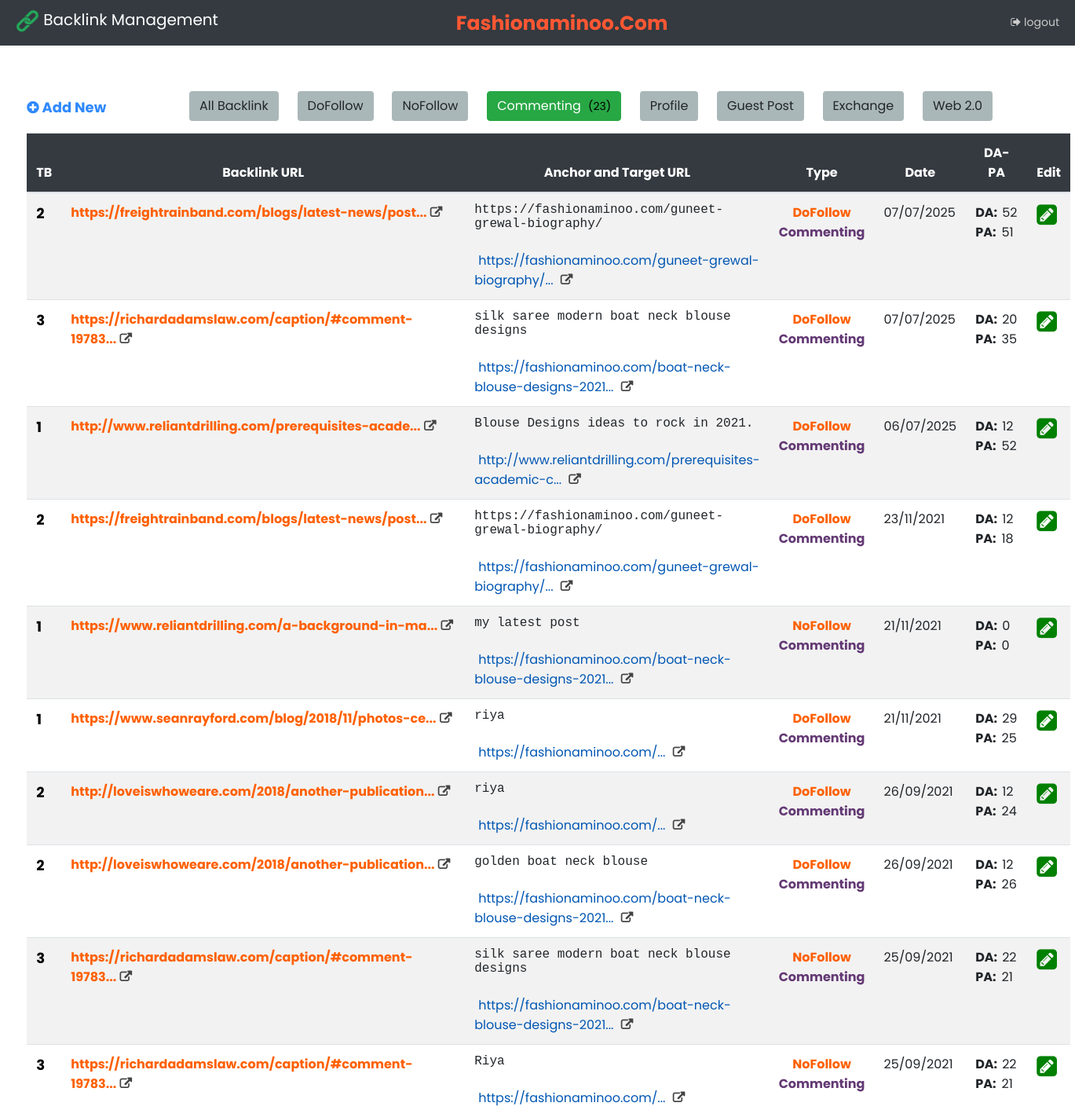
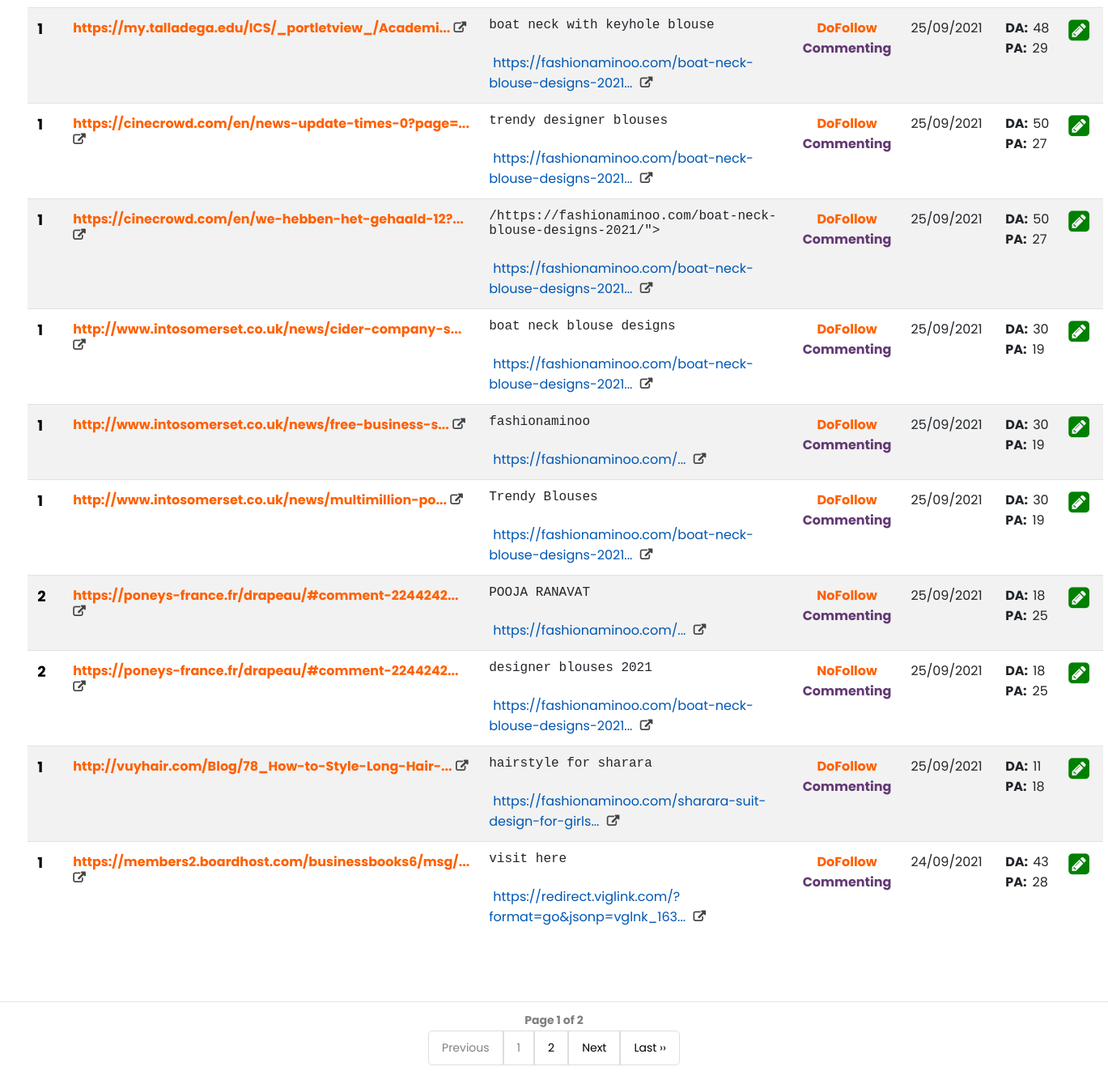
The page /fashionaminoo/commenting-backlink.php (signed in) on the database its author committed (2 pictures, top to bottom).
### tables this page shows
CREATE TABLE `webinformer_backlink` (
  `id` bigint(20) NOT NULL,
  `my_link` varchar(200) NOT NULL,
  `backlink` varchar(200) NOT NULL,
  `anchor` text NOT NULL,
  `anchor_type` varchar(20) NOT NULL,
  `link_type` varchar(50) NOT NULL,
  `backlink_category` varchar(50) NOT NULL,
  `create_date` varchar(20) NOT NULL,
  `DA` int(20) NOT NULL,
  `PA` int(20) NOT NULL,
  `backlink_status` varchar(20) NOT NULL DEFAULT 'Pending',
  `referring_domains` varchar(200) NOT NULL,
  `active_status` varchar(20) NOT NULL DEFAULT ''
);

### fashionaminoo/commenting-backlink.php (the view, shortened to what this page needs)
<?php
include_once('db-connect.php');
    $conn = new mysqli($servername, $username, $password, $dbname);
        $conn->set_charset('utf8mb4');
        $total_Commenting_backlink=0;
        $query1 = "SELECT  * FROM  webinformer_backlink WHERE backlink_category='Commenting' AND active_status='' order by 1 DESC ";
        $query2 = mysqli_query($conn, $query1);
        while ($backlink_data = mysqli_fetch_array($query2))
        {
            $total_Commenting_backlink++;
        }
?>
<!DOCTYPE html>
<html>
<head>
	<link rel="stylesheet" href="bootstrap/css/bootstrap.min.css">
	<link rel="stylesheet" href="bootstrap/css/bootstrap.css">
    <link href="http://maxcdn.bootstrapcdn.com/font-awesome/4.2.0/css/font-awesome.min.css" rel="stylesheet">
    <link href="bootstrap/assets/css/pe-icon-7-stroke.css" rel="stylesheet" />
    <link href="https://stackpath.bootstrapcdn.com/font-awesome/4.7.0/css/font-awesome.min.css" rel="stylesheet">
    <link href="https://maxcdn.bootstrapcdn.com/font-awesome/4.3.0/css/font-awesome.min.css" rel="stylesheet">
	<link rel="stylesheet" href="https://stackpath.bootstrapcdn.com/font-awesome/4.7.0/css/font-awesome.min.css">
	<link rel="stylesheet" href="sidebar-files/style.css">
</head>
<body>
	<nav class="navbar navbar-dark bg-dark sticky-top" style="padding: 2px; padding-left: 20px; padding-right: 20px;">
		<h1 class="navbar-brand"><img src="images/backlink-icon.png" width="30px"> Backlink Management</h1>
		<a href="index.php" class="navbar-brand" style="font-size: 25px; color: #FF5733; font-weight: bold; padding: 0; margin: 0;">Fashionaminoo.Com</a>
		<div class="nav navbar-nav navbar-right">
      		<a href="../log-out.php" id="logout_btn"><i class="fa fa-sign-out" aria-hidden="true"></i>  logout</a>
    	</div>
	</nav>
	<br>
	<br>
	<center>
<div style="width: 95%; margin-bottom: 80px; margin-top: 8px;">
	<div style="background: ; width: 100%; margin-bottom: 10px; overflow: hidden;">
		<div class="row">
			<div class="col-xl-2 col-lg-2" style="text-align: left; padding-top: 5px; padding-bottom: 5px; ">
				<a style="font-size: 18px; font-weight: bold;" href="add-new-backlink.php">
					<i class="fa fa-plus-circle" aria-hidden="true"></i> Add New
				</a>
			</div>
			<div class="col-xl-10 col-lg-10" style="text-align: left; margin: 0; padding: 0;">
				<a href="total-backlink.php">
          <button style="margin-right: 20px; background: #AAB7B8;" class="btn">All Backlink</button>
        </a>
				<a href="dofollow-backlink.php">
          <button style="margin-right: 20px; background: #AAB7B8;" class="btn">DoFollow </button>
        </a>
        <a href="nofollow-backlink.php">
          <button style="margin-right: 20px; background: #AAB7B8;" class="btn">NoFollow</button>
        </a>
        <a href="commenting-backlink.php">
          <button style="margin-right: 20px;" class="btn btn-success">Commenting
            <span style="color:black; margin-left:5px; font-size:14px;">(<?php echo $total_Commenting_backlink; ?>)</span>
          </button>
        </a>
        <a href="profile-backlink.php">
          <button style="margin-right: 20px; background: #AAB7B8;" class="btn">Profile</button>
        </a>
        <a href="guest-post-backlink.php">
          <button style="margin-right: 20px; background: #AAB7B8;" class="btn">Guest Post</button>
        </a>
        <a href="exchange-backlink.php">
          <button style="margin-right: 20px; background: #AAB7B8;" class="btn">Exchange</button>
        </a>
        <a href="web-2.0-backlink.php">
          <button style="margin-right: 20px; background: #AAB7B8;" class="btn">Web 2.0</button>
        </a>
			</div>
		</div>
	</div>
<table class="table table-striped table-hover">
  <thead class="bg-dark" style="color: white; text-align: center; font-size: 16px;">
    <tr>
      <th>TB</th>
      <th>Backlink URL</th>
      <th>Anchor and Target URL</th>
      <th>Type</th>
      <th>Date</th>
      <th>DA-PA</th>
      <th>Edit</th>
    </tr>
  </thead>
  	<?php
if (isset($_GET['page_no']) && $_GET['page_no']!="") {
  $page_no = $_GET['page_no'];
  }
  else
  {
    $page_no = 1;
  }
  $total_records_per_page = 20;
  $offset = ($page_no-1) * $total_records_per_page;
  $previous_page = $page_no - 1;
  $next_page = $page_no + 1;
  $result_count = mysqli_query($conn,"SELECT COUNT(*) As total_records FROM `webinformer_backlink` WHERE backlink_category='Commenting' AND active_status='' ");
  $total_records = mysqli_fetch_array($result_count);
  $total_records = $total_records['total_records'];
  $total_no_of_pages = ceil($total_records / $total_records_per_page);
        $query1 = "SELECT  * FROM  webinformer_backlink WHERE backlink_category='Commenting' AND active_status='' order by 1 DESC LIMIT $offset, $total_records_per_page ";
        $query2 = mysqli_query($conn, $query1);
        while ($backlink_list = mysqli_fetch_array($query2))
        {
            $backlnk_id    		= $backlink_list['id'];
            $my_link    		= $backlink_list['my_link'];
            $backlink    		= $backlink_list['backlink'];
            $anchor    			= $backlink_list['anchor'];
            $link_type    		= $backlink_list['link_type'];
            $backlink_category 	= $backlink_list['backlink_category'];
            $DA    				= $backlink_list['DA'];
            $PA    				= $backlink_list['PA'];
            $create_date 		= $backlink_list['create_date'];
    ?>
    <tr>
      <th>
        <?php
        $url_backlink=0;
        $query1 = "SELECT * FROM webinformer_backlink WHERE backlink='$backlink' ";
        $main_query = mysqli_query($conn, $query1);
        while ($result = mysqli_fetch_array($main_query))
        {
           $url_backlink++;
        }
          ?>
          <a href="backlink-url-data.php?backlink_url_data=<?php echo $backlink; ?>" style="color: black; font-weight: bold; font-size: 18px;">
            <?php echo $url_backlink; ?>
          </a>
       </th>
      <td>
        <span id="backlink_style"><?php echo substr($backlink, 0,50)."..."; ?></span>
        <span id="link_redirect_icon">
          <a target="_blank" href="<?php echo $backlink ?>">
            <i class="fa fa-external-link" aria-hidden="true"></i>
          </a>
        </span>
      </td>
      <td>
        <samp><?php echo $anchor ?></samp>
        <br>
        <br>
        <a href="my-url-data.php?my_url_data=<?php echo $my_link; ?>">
        <span id="my_style" style="padding: 5px;"><?php echo substr($my_link, 0,55)."..."; ?></span>
        </a>
        <span id="link_redirect_icon">
          <a target="_blank" href="<?php echo $my_link ?>">
            <i class="fa fa-external-link" aria-hidden="true"></i>
          </a>
        </span>
      </td>
      <td style="text-align: center;">
        <span id="backlink_style"><?php echo $link_type ?></span>
        <br>
        <span style="color: #633974; font-weight: bold;"><?php echo $backlink_category ?></span>
      </td>
      <td><?php echo $create_date ?></td>
      <td>
        <span style="font-weight: bold; margin-right: 6px;">DA:</span><span><?php echo $DA ?></span>
        <br>
        <span style="font-weight: bold; margin-right: 7px;">PA:</span><span><?php echo $PA ?></span>
      </td>
      <td>
        <a href="backlink-edit.php?edit_id=<?php echo $backlnk_id; ?>">
          <i style="font-size: 30px; color: green;" class="fa fa-pencil-square" aria-hidden="true"></i>
        </a>
      </td>
    </tr>
    <?php }?>
</table>
	</div>
<div style='padding: 10px 20px 0px; border-top: dotted 1px #CCC; margin-top: 0;'>
<strong>Page <?php echo $page_no." of ".$total_no_of_pages; ?></strong>
</div>
<ul class="pagination_11">
  <li <?php if($page_no <= 1){ echo "class='disabled'"; } ?>>
    <a <?php if($page_no > 1){ echo "href='?page_no=$previous_page'"; } ?>>Previous</a>
  </li>
    <?php
  if ($total_no_of_pages <= 10){
    for ($counter = 1; $counter <= $total_no_of_pages; $counter++){
      if ($counter == $page_no) {
       echo "<li class='active'><a>$counter</a></li>";
        }else{
           echo "<li><a href='?page_no=$counter'>$counter</a></li>";
        }
        }
  }
?>
  <li <?php if($page_no >= $total_no_of_pages){ echo "class='disabled'"; } ?>>
  <a <?php if($page_no < $total_no_of_pages) { echo "href='?page_no=$next_page'"; } ?>>Next</a>
  </li>
    <?php if($page_no < $total_no_of_pages){
    echo "<li><a href='?page_no=$total_no_of_pages'>Last &rsaquo;&rsaquo;</a></li>";
    } ?>
</ul>
</center>
<br>
<br>
<br>
<br>
<br>
<br>
<br>
</body>
</html

### fashionaminoo/commenting-backlink.php (style rules this page uses)
body { background: white; }
#logout_btn { text-decoration: none; color: #CBCBCB; margin-left: 150px; }
#backlink_style { color: #ff6000; font-weight: bold; }
#my_style { color: #0056b3; }
#link_redirect_icon a i { color: #444444; font-weight: bold; font-size: 15px; }
ul.pagination_11 { display: inline-block; padding: 0; margin: 0; }
ul.pagination_11 li { display: inline; }
ul.pagination_11 li a { color: black; float: left; padding: 8px 16px; text-decoration: none; transition: background-color .3s; border: 1px solid #ddd; }
.pagination_11 li:first-child a { border-top-left-radius: 5px; border-bottom-left-radius: 5px; }
.pagination_11 li:last-child a { border-top-right-radius: 5px; border-bottom-right-radius: 5px; }

### rows shown on the page
webinformer_backlink: url_backlink "2", backlink "https://freightrainband.com/blogs/latest-news/post", anchor "https://fashionaminoo.com/guneet-grewal-biography/", my_link "https://fashionaminoo.com/guneet-grewal-biography/", link_type "DoFollow", backlink_category "Commenting", create_date "07/07/2025", DA "52", PA "51"
webinformer_backlink: url_backlink "3", backlink "https://richardadamslaw.com/caption/#comment-19783", anchor "silk saree modern boat neck blouse designs", my_link "https://fashionaminoo.com/boat-neck-blouse-designs-2021", link_type "DoFollow", backlink_category "Commenting", create_date "07/07/2025", DA "20", PA "35"
webinformer_backlink: url_backlink "1", backlink "http://www.reliantdrilling.com/prerequisites-acade", anchor "Blouse Designs ideas to rock in 2021.", my_link "http://www.reliantdrilling.com/prerequisites-academic-c", link_type "DoFollow", backlink_category "Commenting", create_date "06/07/2025", DA "12", PA "52"
webinformer_backlink: url_backlink "2", backlink "https://freightrainband.com/blogs/latest-news/post", anchor "https://fashionaminoo.com/guneet-grewal-biography/", my_link "https://fashionaminoo.com/guneet-grewal-biography/", link_type "DoFollow", backlink_category "Commenting", create_date "23/11/2021", DA "12", PA "18"
webinformer_backlink: url_backlink "1", backlink "https://www.reliantdrilling.com/a-background-in-ma", anchor "my latest post", my_link "https://fashionaminoo.com/boat-neck-blouse-designs-2021", link_type "NoFollow", backlink_category "Commenting", create_date "21/11/2021", DA "0", PA "0"
webinformer_backlink: url_backlink "1", backlink "https://www.seanrayford.com/blog/2018/11/photos-ce", anchor "riya", my_link "https://fashionaminoo.com/", link_type "DoFollow", backlink_category "Commenting", create_date "21/11/2021", DA "29", PA "25"
webinformer_backlink: url_backlink "2", backlink "http://loveiswhoweare.com/2018/another-publication", anchor "riya", my_link "https://fashionaminoo.com/", link_type "DoFollow", backlink_category "Commenting", create_date "26/09/2021", DA "12", PA "24"
webinformer_backlink: url_backlink "2", backlink "http://loveiswhoweare.com/2018/another-publication", anchor "golden boat neck blouse", my_link "https://fashionaminoo.com/boat-neck-blouse-designs-2021", link_type "DoFollow", backlink_category "Commenting", create_date "26/09/2021", DA "12", PA "26"
webinformer_backlink: url_backlink "3", backlink "https://richardadamslaw.com/caption/#comment-19783", anchor "silk saree modern boat neck blouse designs", my_link "https://fashionaminoo.com/boat-neck-blouse-designs-2021", link_type "NoFollow", backlink_category "Commenting", create_date "25/09/2021", DA "22", PA "21"
webinformer_backlink: url_backlink "3", backlink "https://richardadamslaw.com/caption/#comment-19783", anchor "Riya", my_link "https://fashionaminoo.com/", link_type "NoFollow", backlink_category "Commenting", create_date "25/09/2021", DA "22", PA "21"
webinformer_backlink: url_backlink "1", backlink "https://my.talladega.edu/ICS/_portletview_/Academi", anchor "boat neck with keyhole blouse", my_link "https://fashionaminoo.com/boat-neck-blouse-designs-2021", link_type "DoFollow", backlink_category "Commenting", create_date "25/09/2021", DA "48", PA "29"
webinformer_backlink: url_backlink "1", backlink "https://cinecrowd.com/en/news-update-times-0?page=", anchor "trendy designer blouses", my_link "https://fashionaminoo.com/boat-neck-blouse-designs-2021", link_type "DoFollow", backlink_category "Commenting", create_date "25/09/2021", DA "50", PA "27"
webinformer_backlink: url_backlink "1", backlink "https://cinecrowd.com/en/we-hebben-het-gehaald-12?", anchor "/https://fashionaminoo.com/boat-neck-blouse-designs-2021/\">", my_link "https://fashionaminoo.com/boat-neck-blouse-designs-2021", link_type "DoFollow", backlink_category "Commenting", create_date "25/09/2021", DA "50", PA "27"
webinformer_backlink: url_backlink "1", backlink "http://www.intosomerset.co.uk/news/cider-company-s", anchor "boat neck blouse designs", my_link "https://fashionaminoo.com/boat-neck-blouse-designs-2021", link_type "DoFollow", backlink_category "Commenting", create_date "25/09/2021", DA "30", PA "19"
webinformer_backlink: url_backlink "1", backlink "http://www.intosomerset.co.uk/news/free-business-s", anchor "fashionaminoo", my_link "https://fashionaminoo.com/", link_type "DoFollow", backlink_category "Commenting", create_date "25/09/2021", DA "30", PA "19"
webinformer_backlink: url_backlink "1", backlink "http://www.intosomerset.co.uk/news/multimillion-po", anchor "Trendy Blouses", my_link "https://fashionaminoo.com/boat-neck-blouse-designs-2021", link_type "DoFollow", backlink_category "Commenting", create_date "25/09/2021", DA "30", PA "19"
webinformer_backlink: url_backlink "2", backlink "https://poneys-france.fr/drapeau/#comment-2244242", anchor "POOJA RANAVAT", my_link "https://fashionaminoo.com/", link_type "NoFollow", backlink_category "Commenting", create_date "25/09/2021", DA "18", PA "25"
webinformer_backlink: url_backlink "2", backlink "https://poneys-france.fr/drapeau/#comment-2244242", anchor "designer blouses 2021", my_link "https://fashionaminoo.com/boat-neck-blouse-designs-2021", link_type "NoFollow", backlink_category "Commenting", create_date "25/09/2021", DA "18", PA "25"
webinformer_backlink: url_backlink "1", backlink "http://vuyhair.com/Blog/78_How-to-Style-Long-Hair-", anchor "hairstyle for sharara", my_link "https://fashionaminoo.com/sharara-suit-design-for-girls", link_type "DoFollow", backlink_category "Commenting", create_date "25/09/2021", DA "11", PA "18"
webinformer_backlink: url_backlink "1", backlink "https://members2.boardhost.com/businessbooks6/msg/", anchor "visit here", my_link "https://redirect.viglink.com/?format=go&jsonp=vglnk_163", link_type "DoFollow", backlink_category "Commenting", create_date "24/09/2021", DA "43", PA "28"

### other values the page prints
$total_Commenting_backlink "23"
$page_no "1"
$total_no_of_pages "2"
